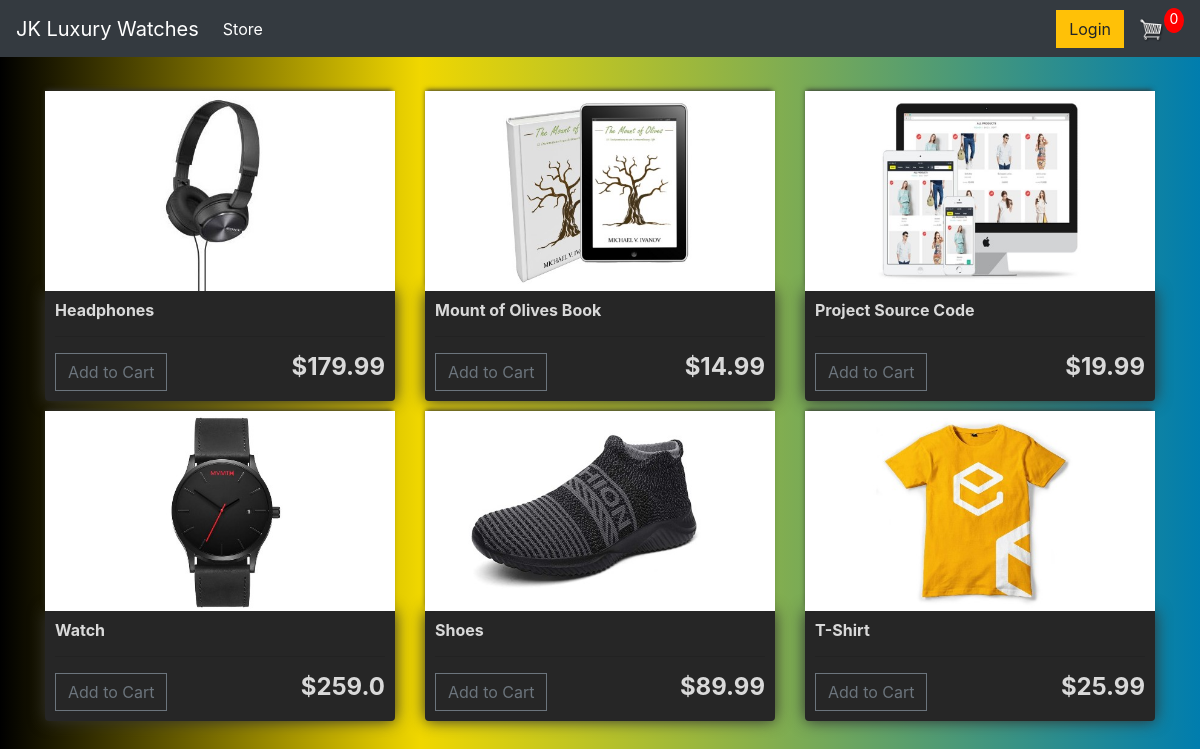
The page / on the database its author committed.
### store/models.py (models this page shows, shortened)
class Product(models.Model):
    name = models.CharField(max_length=200)
    price = models.FloatField()
    digital = models.BooleanField(default=False, null=True, blank=True)
    image = models.ImageField(null=True, blank=True)
    @property
    def imageURL(self):
        try:
            url = self.image.url
        except:
            url = ''
        return url

### store/views.py (the view)
# urls.py: path('', include('store.urls'))
def store(request):
    data = cartData(request)
    cartItems = data['cartItems']
    order = data['order']
    items = data['items']
    products = Product.objects.all()
    context = {'products': products, 'cartItems': cartItems}
    return render(request, 'store/store.html', context)

### store/utils.py (called while the page is built, shortened)
def cookieCart(request):
    try:
        cart = json.loads(request.COOKIES['cart'])
    except:
        cart = {}
        print('CART:', cart)
    items = []
    order = {'get_cart_total': 0, 'get_cart_items': 0, 'shipping': False}
    cartItems = order['get_cart_items']
    return {'cartItems': cartItems, 'order': order, 'items': items}

def cartData(request):
    if request.user.is_authenticated:
        customer = request.user.customer
        order, created = Order.objects.get_or_create(customer=customer, complete=False)
        items = order.orderitem_set.all()
        cartItems = order.get_cart_items
    else:
        cookieData = cookieCart(request)
        cartItems = cookieData['cartItems']
        order = cookieData['order']
        items = cookieData['items']
    return {'cartItems': cartItems, 'order': order, 'items': items}

### store/templates/store/store.html
{% extends 'store/main.html' %}
{% load static %}
{% block content %}
	<div class="row">
		{% for product in products %}
		<div class="col-lg-4">
			<img class="thumbnail" src="{{product.imageURL}}">
			<div class="box-element product">
				<h6><strong>{{product.name}}</strong></h6>
				<hr>
				<button data-product="{{product.id}}" data-action="add" class="btn btn-outline-secondary add-btn update-cart">Add to Cart</button>
				<h4 style="display: inline-block; float: right"><strong>${{product.price}}</strong></h4>
			</div>
		</div>
		{% endfor %}
	</div>
{% endblock content %}

### store/templates/store/main.html (shortened to what this page needs)
<!DOCTYPE html>
{% load static %}
<html>
<head>
	<link rel="stylesheet" href="https://stackpath.bootstrapcdn.com/bootstrap/4.4.1/css/bootstrap.min.css">
	<link rel="stylesheet" type="text/css" href="{% static 'css/main.css' %}">
</head>
<body>
	<nav class="navbar navbar-expand-lg navbar-dark bg-dark">
	  <a class="navbar-brand" href="{% url 'store' %}">JK Luxury Watches</a>
	  <div class="collapse navbar-collapse" id="navbarSupportedContent">
	    <ul class="navbar-nav mr-auto">
	      <li class="nav-item active">
	        <a class="nav-link" href="{% url 'store' %}">Store <span class="sr-only">(current)</span></a>
	      </li>
	    </ul>
	    <div class="form-inline my-2 my-lg-0">
	     	<a href="#"class="btn btn-warning">Login</a>
	     	<a href="{% url 'cart' %}">
	    		<img  id="cart-icon" src="{% static 'images/korzina.png' %}">
	    	</a>
	    	<p id="cart-total">{{cartItems}}</p>
	    </div>
	  </div>
	</nav>
     <div class="container">
            <br>
            {% block content %}
            {% endblock content %}
         </div>
</body>
</html>

### static/css/main.css (style rules this page uses)
body { background: linear-gradient(90deg, rgb(0, 0, 0) 0%, rgb(240, 215, 0) 35%, rgb(0, 125, 174) 100%); }
h1,h2,h3,h4,h5,h6 { color: hsl(0, 0%, 85.1%); }
.box-element { box-shadow: hsl(0, 0%, 19.2%) 0 0 16px; background-color: #262626; border-radius: 4px; padding: 10px; }
.thumbnail { width: 100%; height: 200px; -webkit-box-shadow: -1px -3px 5px -2px rgba(214,214,214,1); -moz-box-shadow: -1px -3px 5px -2px rgba(214,214,214,1); box-shadow: -1px -3px 5px -2px rgb(49, 49, 49); }
.product { border-radius: 0 0 4px 4px; }
.bg-dark { background-color: #4#2f2f2f !important; }
#cart-icon { width:25px; display: inline-block; margin-left: 15px; }
#cart-total { display: block; text-align: center; color:#fff; background-color: red; width: 20px; height: 25px; border-radius: 50%; font-size: 14px; }
.col-lg-4, .col-lg-6, .col-lg-8, .col-lg-12 { margin-top: 10px; }
.btn { border-radius: 0; }

### rows shown on the page
Product: imageURL (picture), name "Headphones", price "179.99"
Product: imageURL (picture), name "Mount of Olives Book", price "14.99"
Product: imageURL (picture), name "Project Source Code", price "19.99"
Product: imageURL (picture), name "Watch", price "259.0"
Product: imageURL (picture), name "Shoes", price "89.99"
Product: imageURL (picture), name "T-Shirt", price "25.99"

### other values the page prints
{{ cartItems }} "0"
